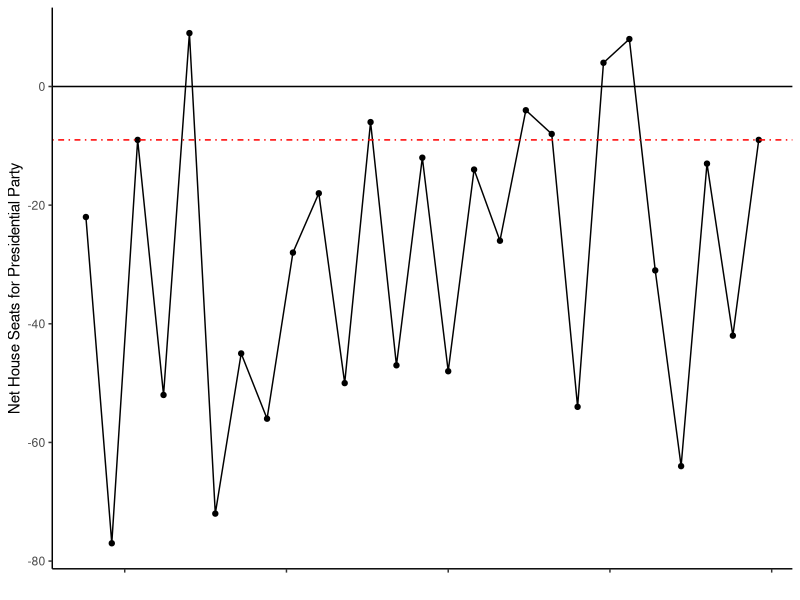
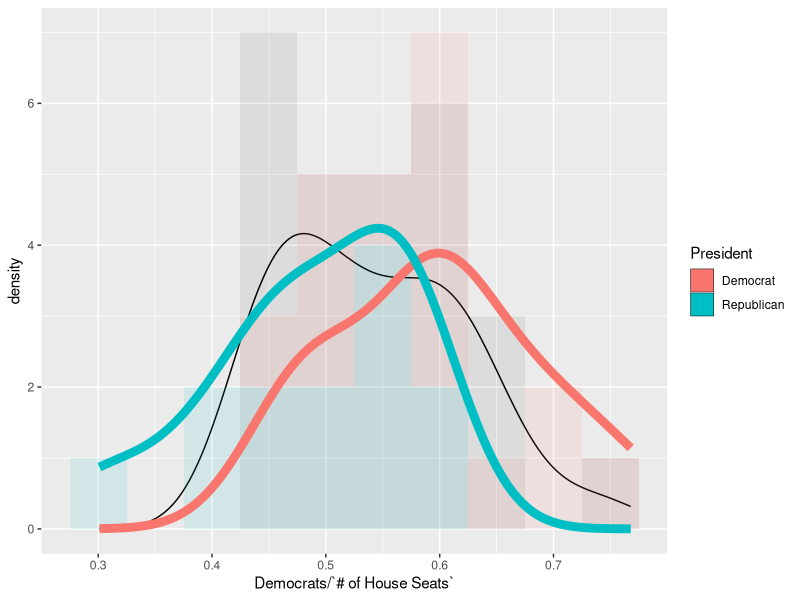
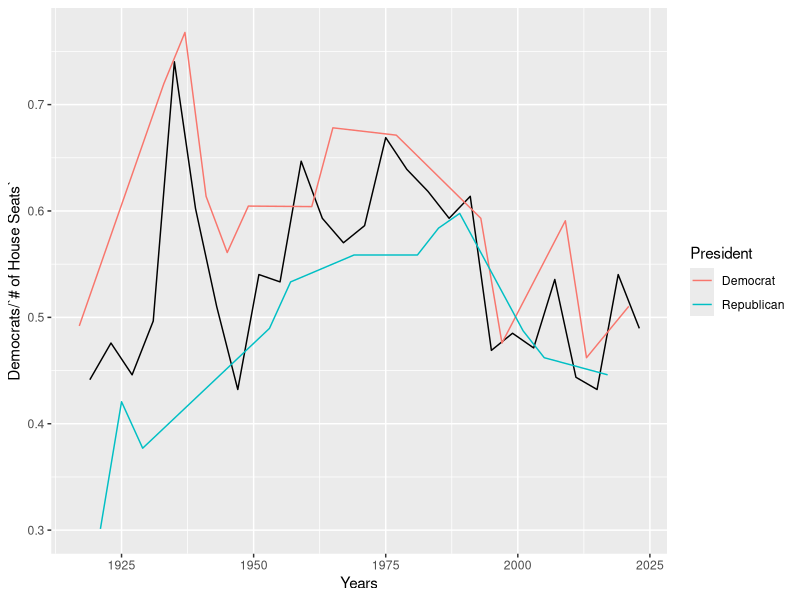

Recreate these plots in R, in order.
library(readr)
library(tidyverse)
library(ggplot2)

HistoricalHouse <- read_csv("Data/HistoricalHouse.csv")

HistoricalHouse <- HistoricalHouse %>% 
  mutate(PresSeats = case_when(President == "Democrat" ~ Democrats, TRUE ~ Republicans),
         midterm = rep(c(0,1), 27),
         change = PresSeats - lag(PresSeats, default = first(PresSeats)), 
         elec_year = Years - 1) 

ggplot(HistoricalHouse %>% filter(midterm == 1, Years <= 2023), aes(x = Years, y = change)) + 
  geom_line() + 
  geom_point() + 
  geom_hline(yintercept = 0) +
  geom_hline(yintercept = -9, color = "red", lty = 4) +
  labs(y = "Net House Seats for Presidential Party", x = "") +
  theme_classic() +
  theme(axis.text.x = element_blank()) 


ggplot(HistoricalHouse %>% filter(midterm == 1, Years <= 2023), aes( x = Democrats/`# of House Seats`)) + 
  geom_histogram(binwidth = 0.05, alpha = 0.1) +
  geom_density() +
  geom_histogram(binwidth = 0.05, alpha = 0.1, HistoricalHouse %>% filter(midterm == 0, Years <= 2023), mapping = aes(x  = Democrats/`# of House Seats`, fill = President))+
  geom_density(lwd = 3, HistoricalHouse %>% filter(midterm == 0, Years <= 2023), mapping = aes(x  = Democrats/`# of House Seats`, color = President))



ggplot(HistoricalHouse %>% filter(midterm == 1, Years <= 2023), aes( x = Years, y = Democrats/`# of House Seats`)) + 
  geom_line() +
  geom_line( HistoricalHouse %>% filter(midterm == 0, Years <= 2023), mapping = aes(x = Years, y = Democrats/`# of House Seats`, color = President))
